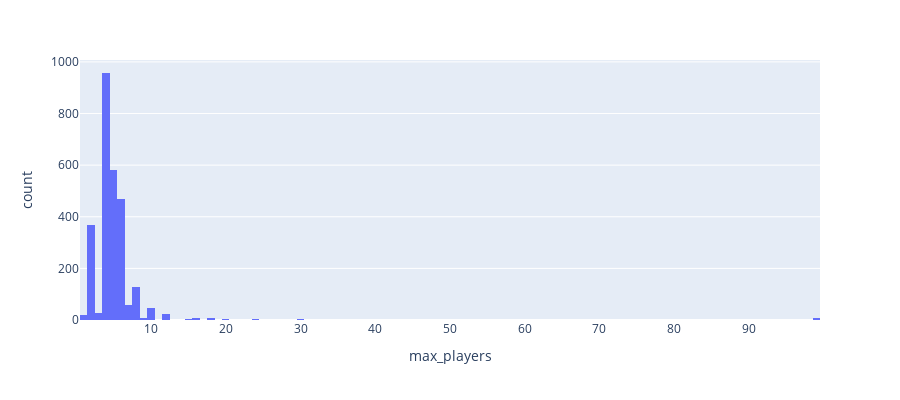

The notebook cell this image was saved under:
### Code cell
px.histogram(bgg, x="max_players", height=400)

### Figure 1 — Plotly figure (JSON) as saved in the notebook; plotly's stock layout.template omitted (floating-point values rounded to 4 significant figures; data arrays with more than 128 entries replaced by an {"elided": "..."} marker saying what was removed)
{"data": [{"alignmentgroup": "True", "bingroup": "x", "hovertemplate": "max_players=%{x}<br>count=%{y}<extra></extra>", "legendgroup": "", "marker": {"color": "#636efa", "pattern": {"shape": ""}}, "name": "", "offsetgroup": "", "orientation": "v", "showlegend": false, "type": "histogram", "x": {"elided": "2717 int values"}, "xaxis": "x", "yaxis": "y"}], "layout": {"barmode": "relative", "height": 400, "legend": {"tracegroupgap": 0}, "margin": {"t": 60}, "xaxis": {"anchor": "y", "domain": [0, 1], "title": {"text": "max_players"}}, "yaxis": {"anchor": "x", "domain": [0, 1], "title": {"text": "count"}}}}
